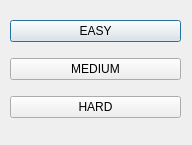
<?xml version="1.0" encoding="UTF-8"?>
<ui version="4.0">
 <class>DifficultySelector</class>
 <widget class="QDialog" name="DifficultySelector">
  <property name="geometry">
   <rect>
    <x>0</x>
    <y>0</y>
    <width>192</width>
    <height>145</height>
   </rect>
  </property>
  <property name="sizePolicy">
   <sizepolicy hsizetype="Preferred" vsizetype="Preferred">
    <horstretch>0</horstretch>
    <verstretch>0</verstretch>
   </sizepolicy>
  </property>
  <property name="windowTitle">
   <string>Select Difficulty</string>
  </property>
  <property name="modal">
   <bool>false</bool>
  </property>
  <widget class="QWidget" name="verticalLayoutWidget">
   <property name="geometry">
    <rect>
     <x>10</x>
     <y>10</y>
     <width>171</width>
     <height>121</height>
    </rect>
   </property>
   <layout class="QVBoxLayout" name="verticalLayout_2">
    <item>
     <widget class="QPushButton" name="EasyButton">
      <property name="text">
       <string>EASY</string>
      </property>
     </widget>
    </item>
    <item>
     <widget class="QPushButton" name="MediumButton">
      <property name="text">
       <string>MEDIUM</string>
      </property>
     </widget>
    </item>
    <item>
     <widget class="QPushButton" name="HardButton">
      <property name="text">
       <string>HARD</string>
      </property>
     </widget>
    </item>
   </layout>
  </widget>
 </widget>
 <resources/>
 <connections/>
</ui>
